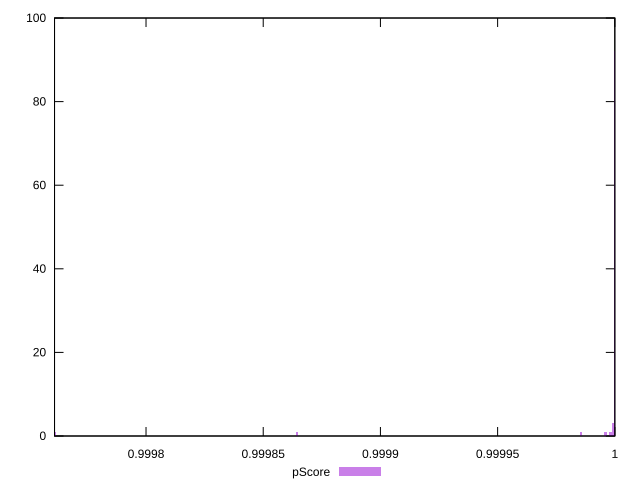

Write gnuplot code to recreate this figure.
reset

$pScore <<EOF
1.0000001718124185 92
0.9999991278630211 3
0.9999855565208536 1
0.9999980839136237 1
0.9997611074003917 1
0.9998644583907439 1
0.9999959960148286 1
EOF

set key outside below
set boxwidth 0.0000010439493974976732
set xrange [0.9997609703873322:0.9999999999999686]
set yrange [0:100]
set trange [0:100]
set style fill transparent solid 0.5 noborder
set terminal svg size 640, 490 enhanced background rgb 'white'
set output "report_00019_2021-02-10T18-14-37.922Z//total-blocking-time/samples/pages+cached+noadtech+nomedia/pScore/histogram.svg"

plot $pScore title "pScore" with boxes

reset
